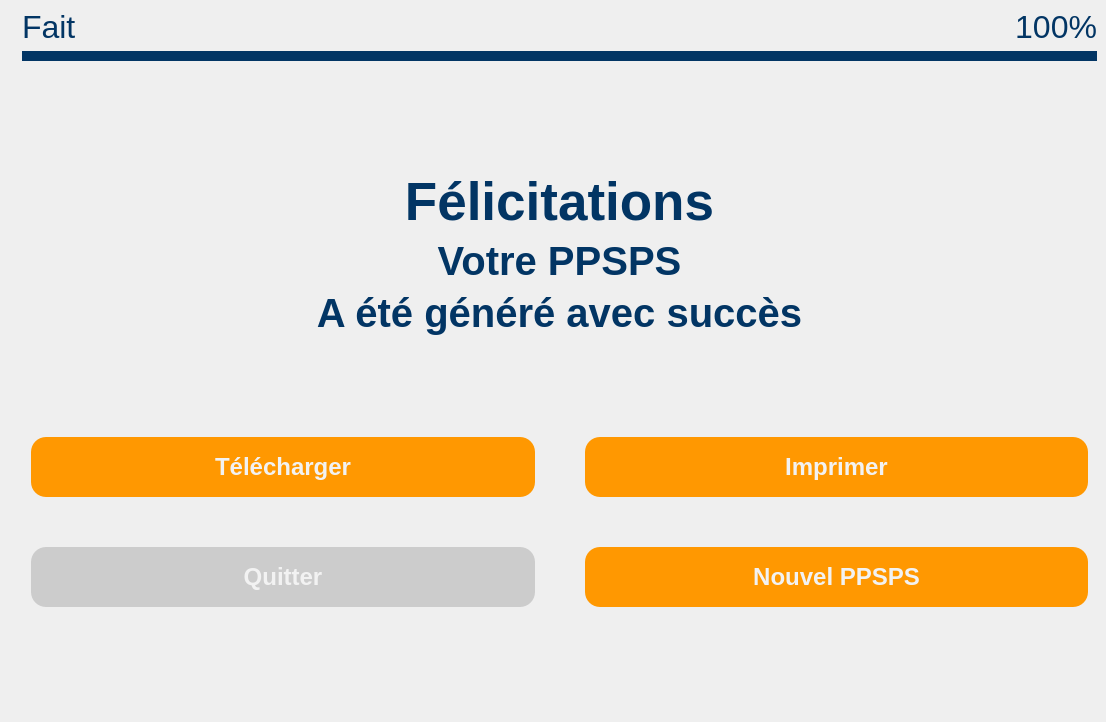
<?xml version="1.0" encoding="UTF-8"?>
<ui version="4.0">
 <class>Dialog</class>
 <widget class="QDialog" name="Dialog">
  <property name="geometry">
   <rect>
    <x>0</x>
    <y>0</y>
    <width>1106</width>
    <height>722</height>
   </rect>
  </property>
  <property name="windowTitle">
   <string>Dialog</string>
  </property>
  <layout class="QGridLayout" name="gridLayout">
   <property name="leftMargin">
    <number>0</number>
   </property>
   <property name="topMargin">
    <number>0</number>
   </property>
   <property name="rightMargin">
    <number>0</number>
   </property>
   <property name="bottomMargin">
    <number>0</number>
   </property>
   <item row="0" column="0">
    <layout class="QHBoxLayout" name="horizontalLayout">
     <item>
      <widget class="QLabel" name="label">
       <property name="maximumSize">
        <size>
         <width>500</width>
         <height>16777215</height>
        </size>
       </property>
       <property name="text">
        <string/>
       </property>
       <property name="pixmap">
        <pixmap resource="gg.qrc">:/gg/back.png</pixmap>
       </property>
       <property name="scaledContents">
        <bool>true</bool>
       </property>
      </widget>
     </item>
     <item>
      <widget class="QWidget" name="widget" native="true">
       <layout class="QVBoxLayout" name="verticalLayout">
        <property name="leftMargin">
         <number>0</number>
        </property>
        <property name="topMargin">
         <number>0</number>
        </property>
        <property name="rightMargin">
         <number>0</number>
        </property>
        <property name="bottomMargin">
         <number>10</number>
        </property>
        <item>
         <widget class="QWidget" name="w_top" native="true">
          <property name="minimumSize">
           <size>
            <width>0</width>
            <height>70</height>
           </size>
          </property>
          <property name="maximumSize">
           <size>
            <width>16777215</width>
            <height>70</height>
           </size>
          </property>
          <layout class="QGridLayout" name="gridLayout_2">
           <item row="0" column="0">
            <widget class="QLabel" name="label_5">
             <property name="font">
              <font>
               <pointsize>24</pointsize>
              </font>
             </property>
             <property name="styleSheet">
              <string notr="true">color:#023564;</string>
             </property>
             <property name="text">
              <string>Fait</string>
             </property>
            </widget>
           </item>
           <item row="0" column="1">
            <widget class="QLabel" name="label_3">
             <property name="font">
              <font>
               <pointsize>24</pointsize>
              </font>
             </property>
             <property name="styleSheet">
              <string notr="true">color:#023564;</string>
             </property>
             <property name="text">
              <string>100%</string>
             </property>
             <property name="alignment">
              <set>Qt::AlignRight|Qt::AlignTrailing|Qt::AlignVCenter</set>
             </property>
            </widget>
           </item>
           <item row="1" column="0" colspan="2">
            <widget class="QWidget" name="widget_2" native="true">
             <property name="minimumSize">
              <size>
               <width>0</width>
               <height>10</height>
              </size>
             </property>
             <property name="maximumSize">
              <size>
               <width>16777215</width>
               <height>10</height>
              </size>
             </property>
             <property name="styleSheet">
              <string notr="true">border: 1 solid #023564;</string>
             </property>
             <layout class="QHBoxLayout" name="horizontalLayout_2">
              <property name="spacing">
               <number>0</number>
              </property>
              <property name="sizeConstraint">
               <enum>QLayout::SetDefaultConstraint</enum>
              </property>
              <property name="leftMargin">
               <number>0</number>
              </property>
              <property name="topMargin">
               <number>0</number>
              </property>
              <property name="rightMargin">
               <number>0</number>
              </property>
              <property name="bottomMargin">
               <number>0</number>
              </property>
              <item>
               <widget class="QWidget" name="widget_5" native="true">
                <property name="sizePolicy">
                 <sizepolicy hsizetype="Preferred" vsizetype="Preferred">
                  <horstretch>12</horstretch>
                  <verstretch>0</verstretch>
                 </sizepolicy>
                </property>
                <property name="styleSheet">
                 <string notr="true">background-color:rgb(2, 53, 100);
width: 50%;</string>
                </property>
               </widget>
              </item>
              <item>
               <widget class="QWidget" name="widget_4" native="true">
                <property name="sizePolicy">
                 <sizepolicy hsizetype="Preferred" vsizetype="Preferred">
                  <horstretch>0</horstretch>
                  <verstretch>0</verstretch>
                 </sizepolicy>
                </property>
                <property name="minimumSize">
                 <size>
                  <width>0</width>
                  <height>10</height>
                 </size>
                </property>
                <property name="maximumSize">
                 <size>
                  <width>16777215</width>
                  <height>10</height>
                 </size>
                </property>
                <property name="styleSheet">
                 <string notr="true"/>
                </property>
               </widget>
              </item>
             </layout>
            </widget>
           </item>
          </layout>
         </widget>
        </item>
        <item>
         <widget class="QScrollArea" name="pnls_1">
          <property name="styleSheet">
           <string notr="true">QTextEdit
{
background:#e3e3e3;
border: 0;
border-radius: 10px;
color:#ababab;
font: 19pt &quot;Arial&quot;;
padding-left:5px;
}

QTextEdit:focus
{
color:#ff9801;
background:#f2f2f2;
border: 1px Solid #ff9801;
font: 19pt &quot;Arial&quot;;
}

QLabel
{
	color : red;
	font: 12pt &quot;Arial&quot;;

}</string>
          </property>
          <property name="frameShape">
           <enum>QFrame::NoFrame</enum>
          </property>
          <property name="frameShadow">
           <enum>QFrame::Sunken</enum>
          </property>
          <property name="lineWidth">
           <number>0</number>
          </property>
          <property name="verticalScrollBarPolicy">
           <enum>Qt::ScrollBarAsNeeded</enum>
          </property>
          <property name="widgetResizable">
           <bool>true</bool>
          </property>
          <widget class="QWidget" name="pnl_main_2">
           <property name="geometry">
            <rect>
             <x>0</x>
             <y>0</y>
             <width>598</width>
             <height>634</height>
            </rect>
           </property>
           <layout class="QVBoxLayout" name="verticalLayout_2">
            <item>
             <spacer name="verticalSpacer_2">
              <property name="orientation">
               <enum>Qt::Vertical</enum>
              </property>
              <property name="sizeHint" stdset="0">
               <size>
                <width>20</width>
                <height>40</height>
               </size>
              </property>
             </spacer>
            </item>
            <item>
             <widget class="QLabel" name="label_6">
              <property name="maximumSize">
               <size>
                <width>16777215</width>
                <height>80</height>
               </size>
              </property>
              <property name="font">
               <font>
                <family>Arial</family>
                <pointsize>40</pointsize>
                <weight>99</weight>
                <italic>false</italic>
                <bold>true</bold>
               </font>
              </property>
              <property name="styleSheet">
               <string notr="true">color:#023564;
font-weight: 800;
font-size: 40pt;</string>
              </property>
              <property name="text">
               <string>Félicitations</string>
              </property>
              <property name="alignment">
               <set>Qt::AlignCenter</set>
              </property>
             </widget>
            </item>
            <item>
             <widget class="QLabel" name="label_8">
              <property name="maximumSize">
               <size>
                <width>16777215</width>
                <height>80</height>
               </size>
              </property>
              <property name="font">
               <font>
                <family>Arial</family>
                <pointsize>30</pointsize>
                <weight>75</weight>
                <italic>false</italic>
                <bold>true</bold>
               </font>
              </property>
              <property name="styleSheet">
               <string notr="true">color:#023564;
font-weight: 600;
font-size: 30pt;</string>
              </property>
              <property name="text">
               <string>Votre PPSPS</string>
              </property>
              <property name="alignment">
               <set>Qt::AlignCenter</set>
              </property>
             </widget>
            </item>
            <item>
             <widget class="QLabel" name="label_7">
              <property name="maximumSize">
               <size>
                <width>16777215</width>
                <height>80</height>
               </size>
              </property>
              <property name="font">
               <font>
                <family>Arial</family>
                <pointsize>30</pointsize>
                <weight>75</weight>
                <italic>false</italic>
                <bold>true</bold>
               </font>
              </property>
              <property name="styleSheet">
               <string notr="true">color:#023564;
font-weight: 600;
font-size: 30pt;</string>
              </property>
              <property name="text">
               <string>A été généré avec succès</string>
              </property>
              <property name="alignment">
               <set>Qt::AlignCenter</set>
              </property>
             </widget>
            </item>
            <item>
             <spacer name="verticalSpacer_3">
              <property name="orientation">
               <enum>Qt::Vertical</enum>
              </property>
              <property name="sizeHint" stdset="0">
               <size>
                <width>20</width>
                <height>40</height>
               </size>
              </property>
             </spacer>
            </item>
            <item>
             <widget class="QWidget" name="widget_3" native="true">
              <property name="minimumSize">
               <size>
                <width>0</width>
                <height>0</height>
               </size>
              </property>
              <layout class="QGridLayout" name="gridLayout_3">
               <property name="spacing">
                <number>50</number>
               </property>
               <item row="0" column="0">
                <widget class="QPushButton" name="btn_save">
                 <property name="minimumSize">
                  <size>
                   <width>111</width>
                   <height>60</height>
                  </size>
                 </property>
                 <property name="maximumSize">
                  <size>
                   <width>16777215</width>
                   <height>16777215</height>
                  </size>
                 </property>
                 <property name="font">
                  <font>
                   <family>Arial</family>
                   <pointsize>18</pointsize>
                   <weight>62</weight>
                   <italic>false</italic>
                   <bold>true</bold>
                  </font>
                 </property>
                 <property name="styleSheet">
                  <string notr="true">QPushButton
{
background-color:#ff9801;
color:#f2f2f2;
border-radius: 15px;
font: 75 18pt &quot;Arial&quot;;
font-weight: 500;
}

QPushButton:hover
{
background-color:#fbaa32;
}</string>
                 </property>
                 <property name="text">
                  <string>Télécharger</string>
                 </property>
                 <property name="checkable">
                  <bool>false</bool>
                 </property>
                 <property name="flat">
                  <bool>false</bool>
                 </property>
                </widget>
               </item>
               <item row="0" column="1">
                <widget class="QPushButton" name="btn_print">
                 <property name="minimumSize">
                  <size>
                   <width>111</width>
                   <height>60</height>
                  </size>
                 </property>
                 <property name="maximumSize">
                  <size>
                   <width>16777215</width>
                   <height>16777215</height>
                  </size>
                 </property>
                 <property name="font">
                  <font>
                   <family>Arial</family>
                   <pointsize>18</pointsize>
                   <weight>62</weight>
                   <italic>false</italic>
                   <bold>true</bold>
                  </font>
                 </property>
                 <property name="styleSheet">
                  <string notr="true">QPushButton
{
background-color:#ff9801;
color:#f2f2f2;
border-radius: 15px;
font: 75 18pt &quot;Arial&quot;;
font-weight: 500;
}

QPushButton:hover
{
background-color:#fbaa32;
}</string>
                 </property>
                 <property name="text">
                  <string>Imprimer</string>
                 </property>
                 <property name="checkable">
                  <bool>false</bool>
                 </property>
                 <property name="flat">
                  <bool>false</bool>
                 </property>
                </widget>
               </item>
               <item row="1" column="0">
                <widget class="QPushButton" name="btn_exit">
                 <property name="minimumSize">
                  <size>
                   <width>111</width>
                   <height>60</height>
                  </size>
                 </property>
                 <property name="maximumSize">
                  <size>
                   <width>16777215</width>
                   <height>16777215</height>
                  </size>
                 </property>
                 <property name="font">
                  <font>
                   <family>Arial</family>
                   <pointsize>18</pointsize>
                   <weight>62</weight>
                   <italic>false</italic>
                   <bold>true</bold>
                  </font>
                 </property>
                 <property name="styleSheet">
                  <string notr="true">QPushButton
{
background-color:#CCCCCC;
color:#f2f2f2;
border-radius: 15px;
font: 75 18pt &quot;Arial&quot;;
font-weight: 500;
}

QPushButton:hover
{
background-color:#d3d3d3;
}</string>
                 </property>
                 <property name="text">
                  <string>Quitter</string>
                 </property>
                 <property name="checkable">
                  <bool>false</bool>
                 </property>
                 <property name="flat">
                  <bool>false</bool>
                 </property>
                </widget>
               </item>
               <item row="1" column="1">
                <widget class="QPushButton" name="btn_restart">
                 <property name="minimumSize">
                  <size>
                   <width>111</width>
                   <height>60</height>
                  </size>
                 </property>
                 <property name="maximumSize">
                  <size>
                   <width>16777215</width>
                   <height>16777215</height>
                  </size>
                 </property>
                 <property name="font">
                  <font>
                   <family>Arial</family>
                   <pointsize>18</pointsize>
                   <weight>62</weight>
                   <italic>false</italic>
                   <bold>true</bold>
                  </font>
                 </property>
                 <property name="styleSheet">
                  <string notr="true">QPushButton
{
background-color:#ff9801;
color:#f2f2f2;
border-radius: 15px;
font: 75 18pt &quot;Arial&quot;;
font-weight: 500;
}

QPushButton:hover
{
background-color:#fbaa32;
}</string>
                 </property>
                 <property name="text">
                  <string>Nouvel PPSPS</string>
                 </property>
                 <property name="checkable">
                  <bool>false</bool>
                 </property>
                 <property name="flat">
                  <bool>false</bool>
                 </property>
                </widget>
               </item>
              </layout>
             </widget>
            </item>
            <item>
             <spacer name="verticalSpacer">
              <property name="orientation">
               <enum>Qt::Vertical</enum>
              </property>
              <property name="sizeHint" stdset="0">
               <size>
                <width>20</width>
                <height>40</height>
               </size>
              </property>
             </spacer>
            </item>
           </layout>
          </widget>
         </widget>
        </item>
       </layout>
      </widget>
     </item>
    </layout>
   </item>
  </layout>
 </widget>
 <resources>
  <include location="gg.qrc"/>
  <include location="C:/Program Files (x86)/Qt Designer/gg.qrc"/>
 </resources>
 <connections/>
</ui>
